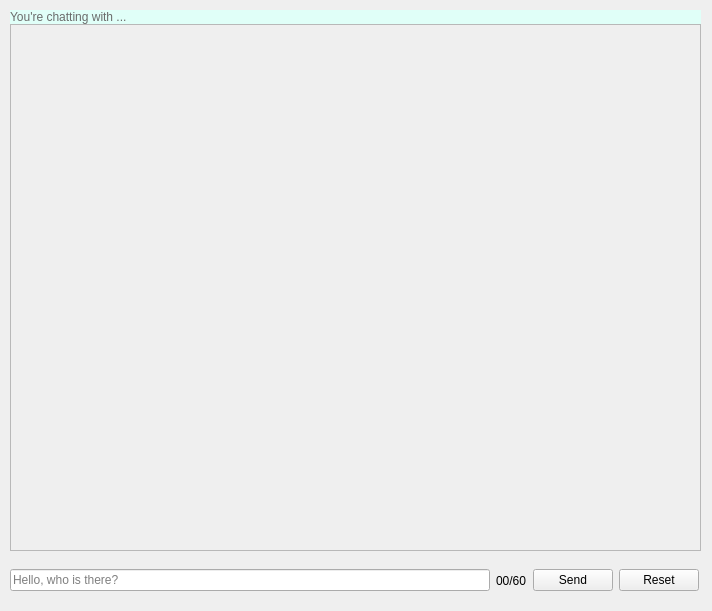
<?xml version="1.0" encoding="UTF-8"?>
<ui version="4.0">
 <class>InboxWidget</class>
 <widget class="QWidget" name="InboxWidget">
  <property name="geometry">
   <rect>
    <x>0</x>
    <y>0</y>
    <width>712</width>
    <height>611</height>
   </rect>
  </property>
  <property name="windowTitle">
   <string>Form</string>
  </property>
  <widget class="QWidget" name="verticalLayoutWidget_2">
   <property name="geometry">
    <rect>
     <x>10</x>
     <y>10</y>
     <width>691</width>
     <height>541</height>
    </rect>
   </property>
   <layout class="QVBoxLayout" name="inboxLayout">
    <property name="spacing">
     <number>0</number>
    </property>
    <property name="sizeConstraint">
     <enum>QLayout::SetDefaultConstraint</enum>
    </property>
    <item>
     <widget class="QLabel" name="inboxHeaderLabel">
      <property name="styleSheet">
       <string notr="true">background-color: rgb(224, 255, 248);
font: 16pt &quot;Times New Roman&quot;;
color: rgb(107, 107, 107);</string>
      </property>
      <property name="text">
       <string>You're chatting with ...</string>
      </property>
     </widget>
    </item>
    <item>
     <widget class="QScrollArea" name="inboxScrollArea">
      <property name="horizontalScrollBarPolicy">
       <enum>Qt::ScrollBarAlwaysOff</enum>
      </property>
      <property name="widgetResizable">
       <bool>true</bool>
      </property>
      <widget class="QWidget" name="inboxWidget">
       <property name="geometry">
        <rect>
         <x>0</x>
         <y>0</y>
         <width>687</width>
         <height>514</height>
        </rect>
       </property>
       <layout class="QVBoxLayout" name="inboxContentLayout">
        <property name="spacing">
         <number>0</number>
        </property>
        <property name="sizeConstraint">
         <enum>QLayout::SetNoConstraint</enum>
        </property>
       </layout>
      </widget>
     </widget>
    </item>
   </layout>
  </widget>
  <widget class="QWidget" name="horizontalLayoutWidget">
   <property name="geometry">
    <rect>
     <x>10</x>
     <y>560</y>
     <width>689</width>
     <height>41</height>
    </rect>
   </property>
   <layout class="QHBoxLayout" name="senderLayout">
    <item>
     <widget class="QLineEdit" name="messageEdit">
      <property name="text">
       <string/>
      </property>
      <property name="maxLength">
       <number>140</number>
      </property>
      <property name="placeholderText">
       <string>Hello, who is there?</string>
      </property>
     </widget>
    </item>
    <item>
     <widget class="QLabel" name="messageLengthLabel">
      <property name="text">
       <string>00/60</string>
      </property>
     </widget>
    </item>
    <item>
     <widget class="QPushButton" name="sendButton">
      <property name="text">
       <string>Send</string>
      </property>
     </widget>
    </item>
    <item>
     <widget class="QPushButton" name="resetButton">
      <property name="text">
       <string>Reset</string>
      </property>
     </widget>
    </item>
   </layout>
  </widget>
 </widget>
 <resources/>
 <connections/>
</ui>
